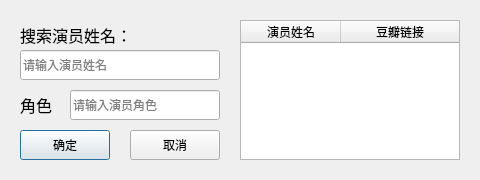
<?xml version="1.0" encoding="UTF-8"?>
<ui version="4.0">
 <class>FilmCastDialog</class>
 <widget class="QDialog" name="FilmCastDialog">
  <property name="geometry">
   <rect>
    <x>0</x>
    <y>0</y>
    <width>480</width>
    <height>180</height>
   </rect>
  </property>
  <property name="windowTitle">
   <string>选择电影演员</string>
  </property>
  <widget class="QLabel" name="SearchLabel">
   <property name="geometry">
    <rect>
     <x>20</x>
     <y>20</y>
     <width>120</width>
     <height>30</height>
    </rect>
   </property>
   <property name="font">
    <font>
     <family>等线</family>
     <pointsize>12</pointsize>
    </font>
   </property>
   <property name="text">
    <string>搜索演员姓名：</string>
   </property>
  </widget>
  <widget class="QPushButton" name="OKButton">
   <property name="geometry">
    <rect>
     <x>20</x>
     <y>130</y>
     <width>90</width>
     <height>30</height>
    </rect>
   </property>
   <property name="text">
    <string>确定</string>
   </property>
   <property name="default">
    <bool>true</bool>
   </property>
  </widget>
  <widget class="QPushButton" name="CancelButton">
   <property name="geometry">
    <rect>
     <x>130</x>
     <y>130</y>
     <width>90</width>
     <height>30</height>
    </rect>
   </property>
   <property name="text">
    <string>取消</string>
   </property>
  </widget>
  <widget class="QLineEdit" name="SearchText">
   <property name="geometry">
    <rect>
     <x>20</x>
     <y>50</y>
     <width>200</width>
     <height>30</height>
    </rect>
   </property>
   <property name="placeholderText">
    <string>请输入演员姓名</string>
   </property>
  </widget>
  <widget class="QTableWidget" name="SearchResult">
   <property name="geometry">
    <rect>
     <x>240</x>
     <y>20</y>
     <width>220</width>
     <height>140</height>
    </rect>
   </property>
   <property name="editTriggers">
    <set>QAbstractItemView::NoEditTriggers</set>
   </property>
   <property name="selectionMode">
    <enum>QAbstractItemView::SingleSelection</enum>
   </property>
   <property name="selectionBehavior">
    <enum>QAbstractItemView::SelectRows</enum>
   </property>
   <attribute name="horizontalHeaderStretchLastSection">
    <bool>true</bool>
   </attribute>
   <attribute name="verticalHeaderVisible">
    <bool>false</bool>
   </attribute>
   <column>
    <property name="text">
     <string>演员姓名</string>
    </property>
   </column>
   <column>
    <property name="text">
     <string>豆瓣链接</string>
    </property>
   </column>
  </widget>
  <widget class="QLabel" name="RoleLabel">
   <property name="geometry">
    <rect>
     <x>20</x>
     <y>90</y>
     <width>40</width>
     <height>30</height>
    </rect>
   </property>
   <property name="font">
    <font>
     <family>等线</family>
     <pointsize>12</pointsize>
    </font>
   </property>
   <property name="text">
    <string>角色</string>
   </property>
  </widget>
  <widget class="QLineEdit" name="Role">
   <property name="geometry">
    <rect>
     <x>70</x>
     <y>90</y>
     <width>150</width>
     <height>30</height>
    </rect>
   </property>
   <property name="placeholderText">
    <string>请输入演员角色</string>
   </property>
  </widget>
 </widget>
 <tabstops>
  <tabstop>SearchText</tabstop>
  <tabstop>SearchResult</tabstop>
  <tabstop>Role</tabstop>
  <tabstop>OKButton</tabstop>
  <tabstop>CancelButton</tabstop>
 </tabstops>
 <resources/>
 <connections>
  <connection>
   <sender>CancelButton</sender>
   <signal>clicked()</signal>
   <receiver>FilmCastDialog</receiver>
   <slot>reject()</slot>
   <hints>
    <hint type="sourcelabel">
     <x>156</x>
     <y>139</y>
    </hint>
    <hint type="destinationlabel">
     <x>446</x>
     <y>159</y>
    </hint>
   </hints>
  </connection>
  <connection>
   <sender>OKButton</sender>
   <signal>clicked()</signal>
   <receiver>FilmCastDialog</receiver>
   <slot>tryAccept()</slot>
   <hints>
    <hint type="sourcelabel">
     <x>20</x>
     <y>139</y>
    </hint>
    <hint type="destinationlabel">
     <x>199</x>
     <y>159</y>
    </hint>
   </hints>
  </connection>
  <connection>
   <sender>SearchText</sender>
   <signal>textChanged(QString)</signal>
   <receiver>FilmCastDialog</receiver>
   <slot>refresh()</slot>
   <hints>
    <hint type="sourcelabel">
     <x>141</x>
     <y>69</y>
    </hint>
    <hint type="destinationlabel">
     <x>226</x>
     <y>15</y>
    </hint>
   </hints>
  </connection>
  <connection>
   <sender>SearchResult</sender>
   <signal>cellClicked(int,int)</signal>
   <receiver>FilmCastDialog</receiver>
   <slot>openLink(int,int)</slot>
   <hints>
    <hint type="sourcelabel">
     <x>414</x>
     <y>101</y>
    </hint>
    <hint type="destinationlabel">
     <x>470</x>
     <y>87</y>
    </hint>
   </hints>
  </connection>
 </connections>
 <slots>
  <slot>tryAccept()</slot>
  <slot>refresh()</slot>
  <slot>openLink(int,int)</slot>
 </slots>
</ui>
